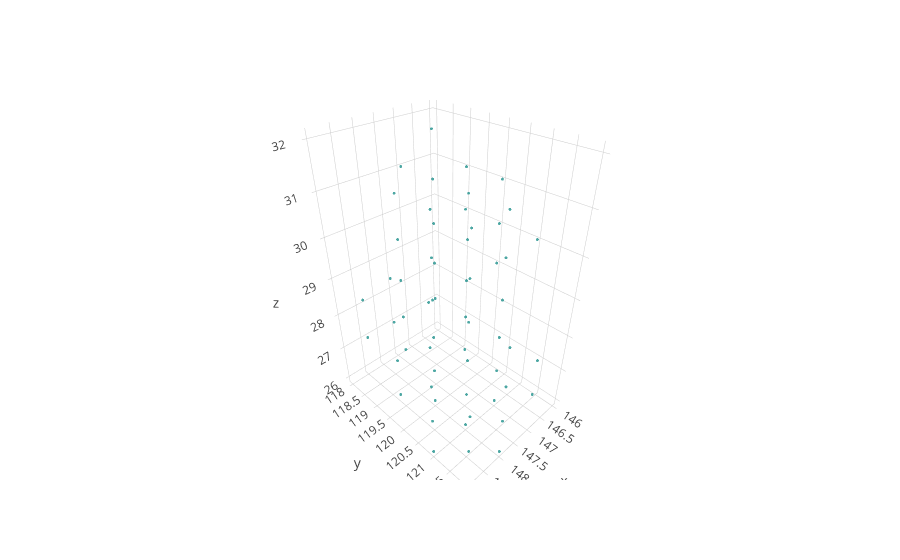

Notebook source saved alongside this figure:
### Code cell
voxels, types = data[0].cpu().detach().numpy(), z
trace = go.Scatter3d(x=voxels[:,0][index], y=voxels[:,1][index], z=voxels[:,2][index],
                mode='markers',
                marker = dict(
                    size = 1,
                    color = clusters,
                    colorscale='Viridis',
                    opacity=0.8
                ), hovertext=clusters)
fig = go.Figure(data=[trace])
iplot(fig)

### Figure 1 — Plotly figure (JSON) as saved in the notebook; plotly's stock layout.template omitted (floating-point values rounded to 4 significant figures)
{"data": [{"hovertext": [0, 0, 0, 0, 0, 0, 0, 0, 0, 0, 0, 0, 0, 0, 0, 0, 0, 0, 0, 0, 0, 0, 0, 0, 0, 0, 0, 0, 0, 0, 0, 0, 0, 0, 0, 0, 0, 0, 0, 0, 0, 0, 0, 0, 0, 0, 0, 0, 0, 0, 0, 0, 0, 0, 0, 0, 0, 0, 0], "marker": {"color": [0, 0, 0, 0, 0, 0, 0, 0, 0, 0, 0, 0, 0, 0, 0, 0, 0, 0, 0, 0, 0, 0, 0, 0, 0, 0, 0, 0, 0, 0, 0, 0, 0, 0, 0, 0, 0, 0, 0, 0, 0, 0, 0, 0, 0, 0, 0, 0, 0, 0, 0, 0, 0, 0, 0, 0, 0, 0, 0], "colorscale": "Viridis", "opacity": 0.8, "size": 1}, "mode": "markers", "type": "scatter3d", "uid": "b7e33c6b-ca83-4eae-b396-b0bf9f0003b5", "x": [148, 147, 148, 149, 148, 148, 147, 148, 149, 147, 148, 149, 147, 148, 149, 147, 148, 149, 147, 148, 149, 147, 148, 149, 147, 148, 149, 147, 148, 149, 146, 147, 148, 149, 147, 148, 149, 148, 146, 147, 148, 146, 147, 148, 149, 146, 147, 148, 149, 147, 146, 147, 148, 146, 147, 148, 147, 148, 147], "y": [120, 121, 121, 121, 122, 119, 120, 120, 120, 121, 121, 121, 122, 122, 122, 119, 119, 119, 120, 120, 120, 121, 121, 121, 122, 122, 122, 119, 119, 119, 120, 120, 120, 120, 121, 121, 121, 122, 119, 119, 119, 120, 120, 120, 120, 121, 121, 121, 121, 118, 119, 119, 119, 120, 120, 120, 121, 121, 119], "z": [26, 26, 26, 26, 26, 27, 27, 27, 27, 27, 27, 27, 27, 27, 27, 28, 28, 28, 28, 28, 28, 28, 28, 28, 28, 28, 28, 29, 29, 29, 29, 29, 29, 29, 29, 29, 29, 29, 30, 30, 30, 30, 30, 30, 30, 30, 30, 30, 30, 31, 31, 31, 31, 31, 31, 31, 31, 31, 32]}], "layout": {}}
